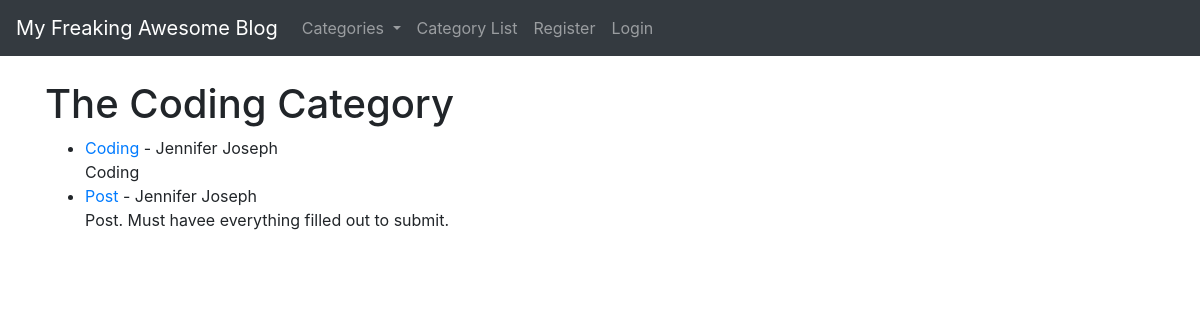
The app's page /category/Coding, older data.
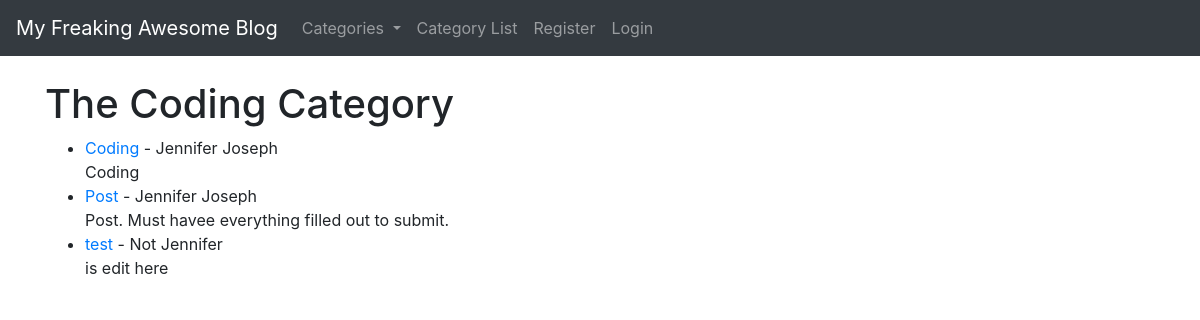
The same page, newer data.
### tutorialblog/models.py (models this page shows, shortened)
class Post(models.Model):
    title = models.CharField(max_length = 255)
    title_tag = models.CharField(max_length = 255)#, default = "My Freaking Awesome Blog")
    author = models.ForeignKey(User, on_delete = models.CASCADE) # deletes blog post from a user that has been deleted
    category = models.CharField(max_length = 255, default = 'uncategorized')
    body = models.TextField()
    post_date = models.DateField(auto_now_add=True) # will happen automatically when new blog posts are created
    likes = models.ManyToManyField(User, related_name = 'blog_post')

### tutorialblog/views.py (the view)
# urls.py: path('category/<str:cats>', CategoryView, name = "category"),  #<> will have the category that it is; note we name it cats here, and then have to use this name in CategoryView
def CategoryView(request, cats): # remember this (cats) is what we named it on the urls.py file; it is a string variable, the cats that gets passed is now going to have a - from our html...
    category_posts = Post.objects.filter(category=cats.replace('-',' '))    # so we use a little bit of python to replace all - with a space
    cat_menu_list = Category.objects.all()
    return render(request, 'categories.html', {'cats': cats.title().replace('-',' '), 'category_posts':category_posts, 'cat_menu_list':cat_menu_list}) #.title makes it cap

### tutorialblog/models.py (called while the page is built)
    def __str__(self):
        return self.name #lets us see category name on the admin back end

### tutorialblog/templates/categories.html (shortened to what this page needs)
{% extends 'base.html' %}
{% block content %}
{% if category_posts %}
    <h1>The {{ cats }} Category</h1>
    <ul>
    {% for post in category_posts %}
        <li> <a href = "{% url 'article-detail' post.pk %}"> {{post.title}}</a> - {{post.author.first_name}} {{post.author.last_name}}
            <br>
            {{ post.body }}
        </li>
    {% endfor %}
    </ul>
{% else %}
<h1>This page does not exist</h1>
{% endif %}
{% endblock %}

Row changes from the older to the newer data that the page shows:
added Post: title "test", author.first_name "Not", author.last_name "Jennifer", body "is edit here"
